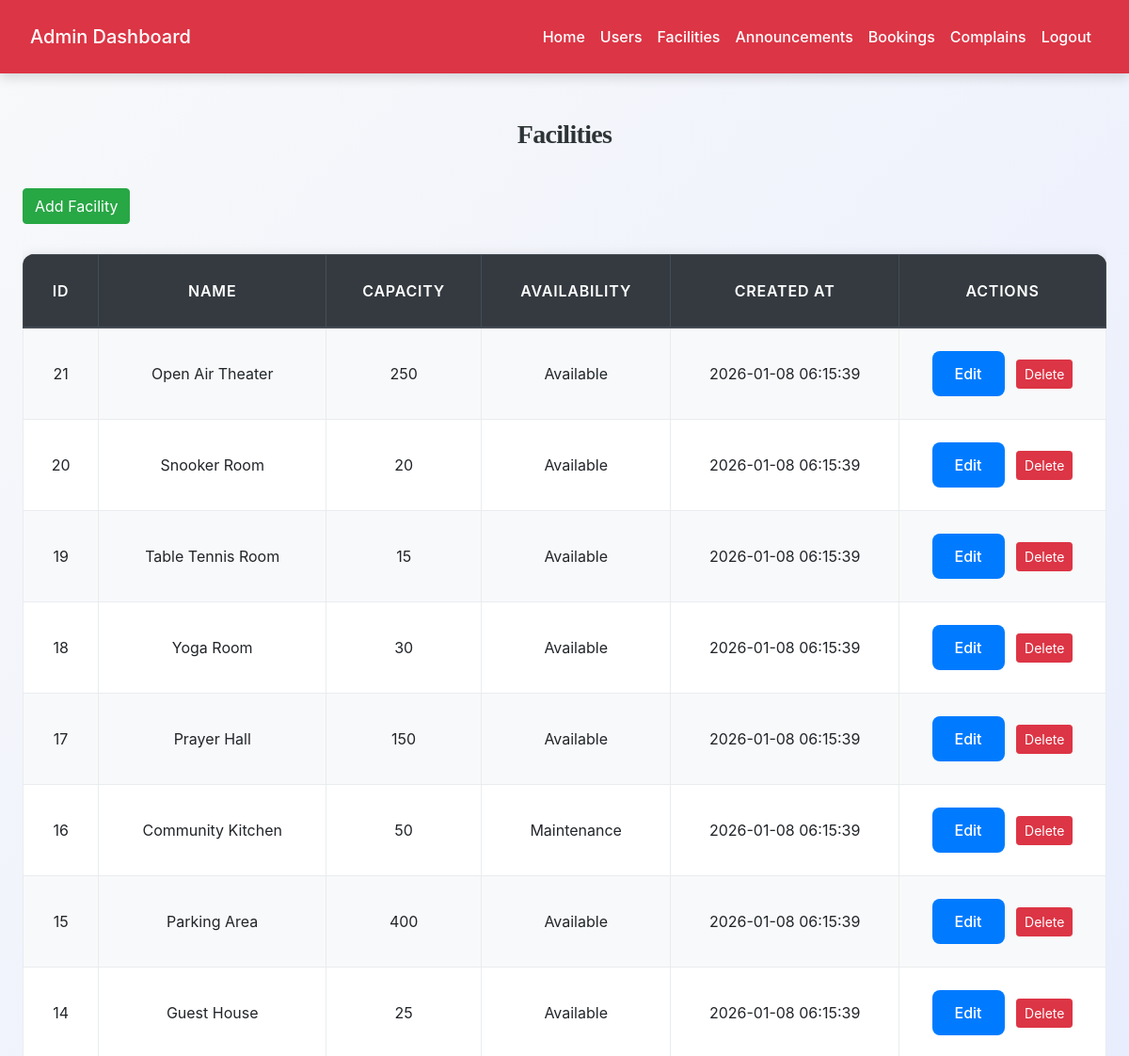
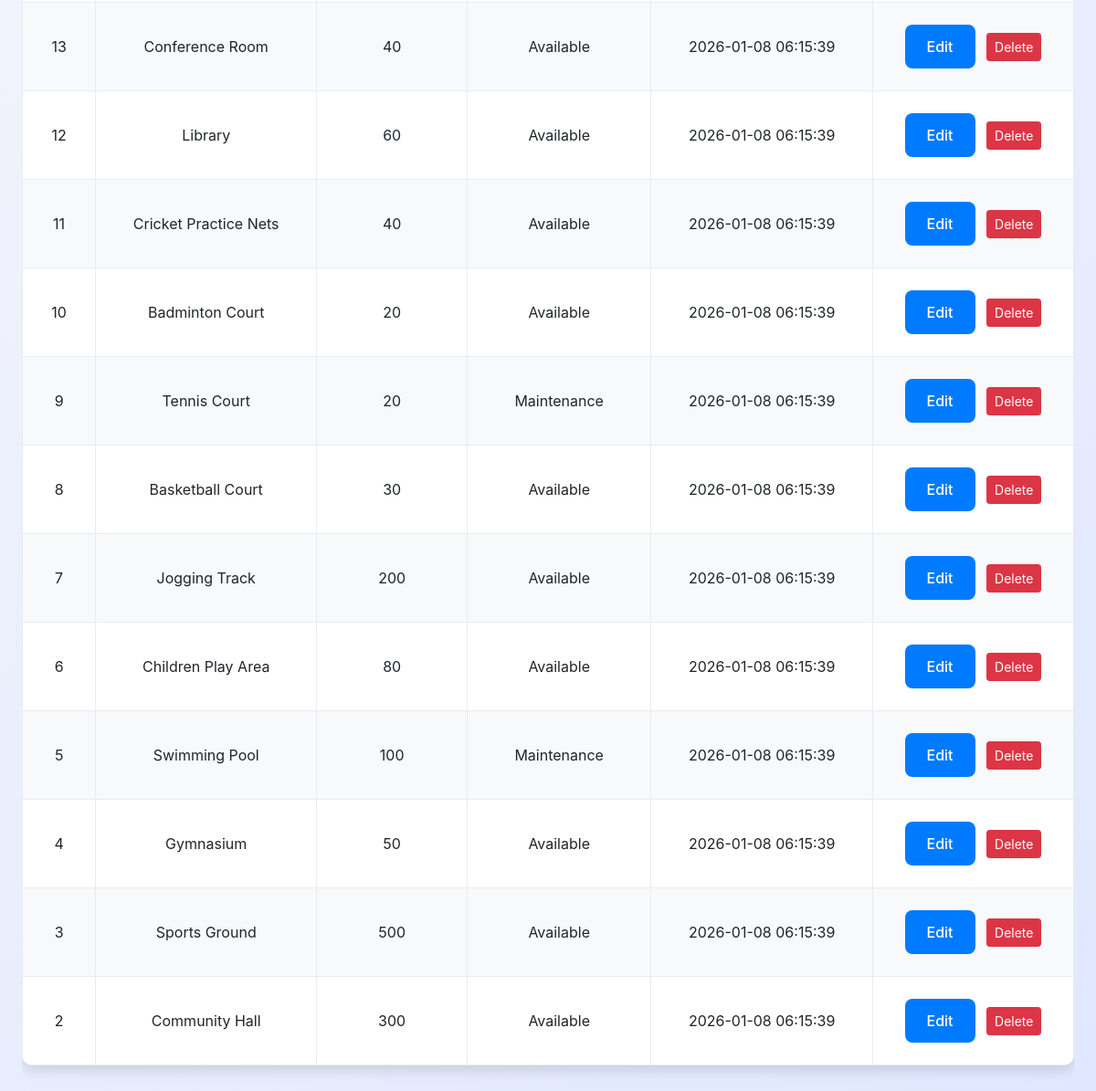
/admin/view_facilities.php (signed in), run on the app's committed database (2 pictures, top to bottom).
### tables this page shows
CREATE TABLE `facilities` (
  `id` int(11) NOT NULL,
  `name` varchar(100) NOT NULL,
  `description` text DEFAULT NULL,
  `capacity` int(11) DEFAULT NULL,
  `availability` enum('available','maintenance') DEFAULT 'available',
  `created_at` timestamp NOT NULL DEFAULT current_timestamp()
);

### admin/view_facilities.php (the view, shortened to what this page needs)
<?php
include('config.php');
$result = mysqli_query($conn, "SELECT * FROM facilities ORDER BY id DESC");
?>
<!DOCTYPE html>
<html>
<head>
    <link rel="stylesheet"
          href="https://maxcdn.bootstrapcdn.com/bootstrap/4.5.2/css/bootstrap.min.css">
    <link rel="stylesheet" href="../css/style.css">
</head>
<body>
<?php include('admin_navbar.php'); ?>
<div class="container mt-5">
    <div >
        <h3>Facilities</h3>
        <a href="add_facility.php" class="btn btn-success">Add Facility</a>
    </div>
    <div class="table-responsive">
        <table class="table table-bordered table-striped">
            <thead class="thead-dark">
            <tr>
                <th>ID</th>
                <th>Name</th>
                <th>Capacity</th>
                <th>Availability</th>
                <th>Created At</th>
                <th width="220">Actions</th>
            </tr>
            </thead>
            <tbody>
            <?php while ($row = mysqli_fetch_assoc($result)): ?>
                <tr>
                    <td><?= $row['id'] ?></td>
                    <td><?= htmlspecialchars($row['name']) ?></td>
                    <td><?= $row['capacity'] ?: 'N/A' ?></td>
                    <td><?= ucfirst($row['availability']) ?></td>
                    <td><?= $row['created_at'] ?></td>
                    <td>
                        <a href="edit_facility.php?id=<?= $row['id'] ?>"
                           class="btn btn-primary btn-sm m-1">
                            Edit
                        </a>
                        <a href="?delete=<?= $row['id'] ?>"
                           class="btn btn-danger btn-sm m-1"
                           onclick="return confirm('Delete this facility?');">
                            Delete
                        </a>
                    </td>
                </tr>
            <?php endwhile; ?>
            </tbody>
        </table>
    </div>
</div>
</body>
</html>

### css/style.css (style rules this page uses)
:root { --primary: #007bff; --secondary: #6c757d; --success: #28a745; --info: #17a2b8; --warning: #ffc107; --danger: #dc3545; --light: #f8f9fa; --dark: #2d3436; --accent: #ff6f61; --highlight: #6f42c1; --shadow: rgba(0, 0, 0, 0.15); --transition: all 0.3s ease-in-out; }
body { font-family: 'Inter', 'Segoe UI', Tahoma, Geneva, Verdana, sans-serif; background: linear-gradient(135deg, var(--light) 0%, #e0e7ff 100%); color: var(--dark); line-height: 1.8; margin: 0; padding: 0; min-height: 100vh; font-size: 16px; }
h1, h2, h3, h4 { text-align: center; margin: 2.5rem 0; font-family: 'Georgia', 'Times New Roman', serif; color: var(--dark); font-weight: 700; letter-spacing: -0.025em; }
h3 { font-size: 1.75rem; }
.container { max-width: 1200px; margin: 0 auto 3rem; padding: 0 1.5rem; }
.table { width: 100%; border-collapse: collapse; margin: 2rem 0; font-size: 1rem; background-color: #ffffff; border-radius: 12px; overflow: hidden; box-shadow: 0 4px 16px var(--shadow); transition: var(--transition); }
.table th, .table td { padding: 1.25rem; border: 1px solid #e9ecef; text-align: center; vertical-align: middle; }
.table thead th { background-color: rgb(0, 0, 0); color: white; font-weight: 600; text-transform: uppercase; letter-spacing: 0.05em; padding: 1.5rem; }
.table tbody tr { transition: var(--transition); }
.table tbody tr:nth-child(odd) { background-color: var(--light); }
.btn-primary { background-color: var(--primary); color: #fff; border: none; border-radius: 8px; padding: 0.75rem 1.5rem; font-size: 1rem; font-weight: 500; cursor: pointer; transition: var(--transition); display: inline-flex; align-items: center; justify-content: center; }
a { color: var(--primary); text-decoration: none; font-weight: 500; transition: var(--transition); }

### data on the page
facilities: id "21", name "Open Air Theater", capacity "250", availability "Available", created_at "2026-01-08 06:15:39"
facilities: id "20", name "Snooker Room", capacity "20", availability "Available", created_at "2026-01-08 06:15:39"
facilities: id "19", name "Table Tennis Room", capacity "15", availability "Available", created_at "2026-01-08 06:15:39"
facilities: id "18", name "Yoga Room", capacity "30", availability "Available", created_at "2026-01-08 06:15:39"
facilities: id "17", name "Prayer Hall", capacity "150", availability "Available", created_at "2026-01-08 06:15:39"
facilities: id "16", name "Community Kitchen", capacity "50", availability "Maintenance", created_at "2026-01-08 06:15:39"
facilities: id "15", name "Parking Area", capacity "400", availability "Available", created_at "2026-01-08 06:15:39"
facilities: id "14", name "Guest House", capacity "25", availability "Available", created_at "2026-01-08 06:15:39"
facilities: id "13", name "Conference Room", capacity "40", availability "Available", created_at "2026-01-08 06:15:39"
facilities: id "12", name "Library", capacity "60", availability "Available", created_at "2026-01-08 06:15:39"
facilities: id "11", name "Cricket Practice Nets", capacity "40", availability "Available", created_at "2026-01-08 06:15:39"
facilities: id "10", name "Badminton Court", capacity "20", availability "Available", created_at "2026-01-08 06:15:39"
facilities: id "9", name "Tennis Court", capacity "20", availability "Maintenance", created_at "2026-01-08 06:15:39"
facilities: id "8", name "Basketball Court", capacity "30", availability "Available", created_at "2026-01-08 06:15:39"
facilities: id "7", name "Jogging Track", capacity "200", availability "Available", created_at "2026-01-08 06:15:39"
facilities: id "6", name "Children Play Area", capacity "80", availability "Available", created_at "2026-01-08 06:15:39"
facilities: id "5", name "Swimming Pool", capacity "100", availability "Maintenance", created_at "2026-01-08 06:15:39"
facilities: id "4", name "Gymnasium", capacity "50", availability "Available", created_at "2026-01-08 06:15:39"
facilities: id "3", name "Sports Ground", capacity "500", availability "Available", created_at "2026-01-08 06:15:39"
facilities: id "2", name "Community Hall", capacity "300", availability "Available", created_at "2026-01-08 06:15:39"
